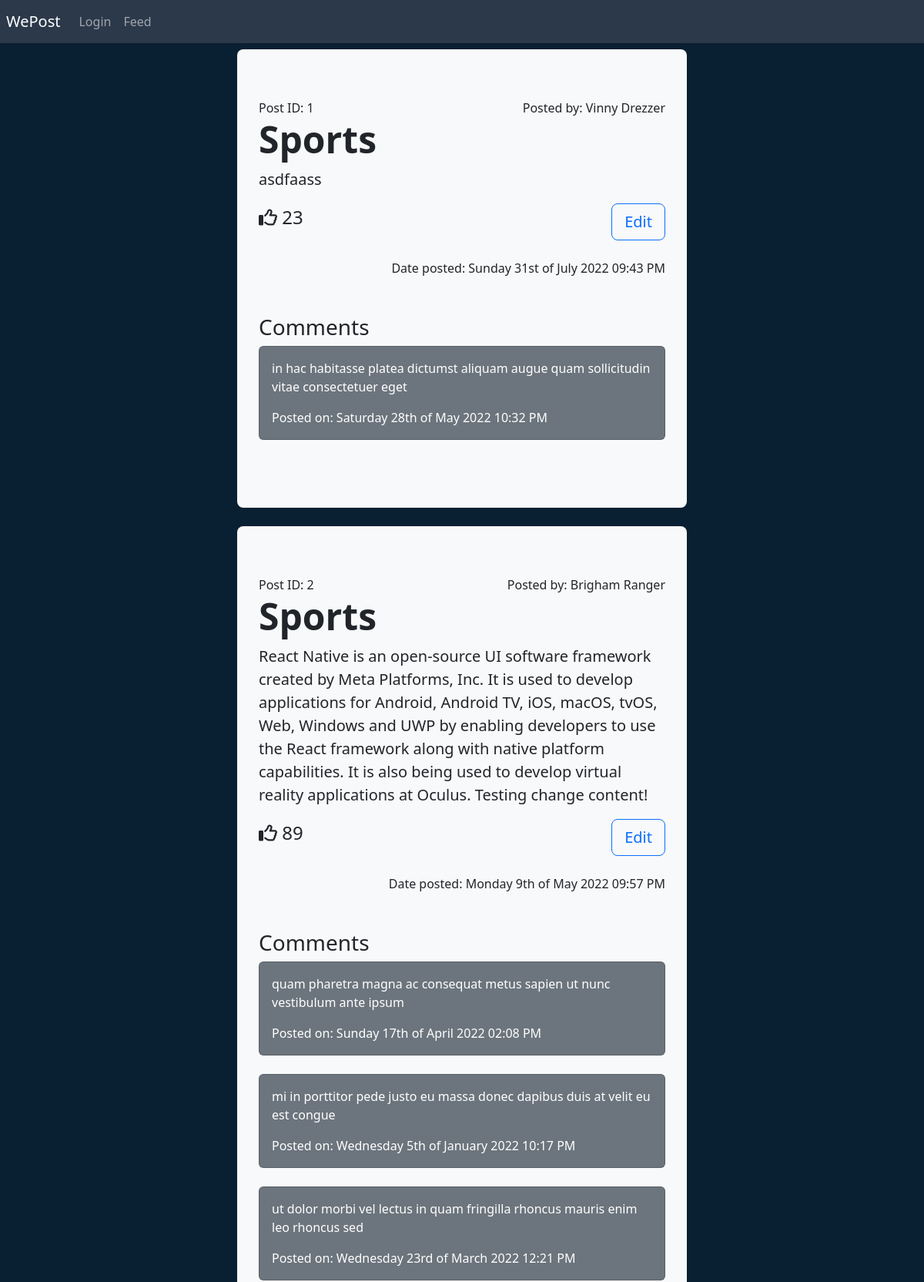
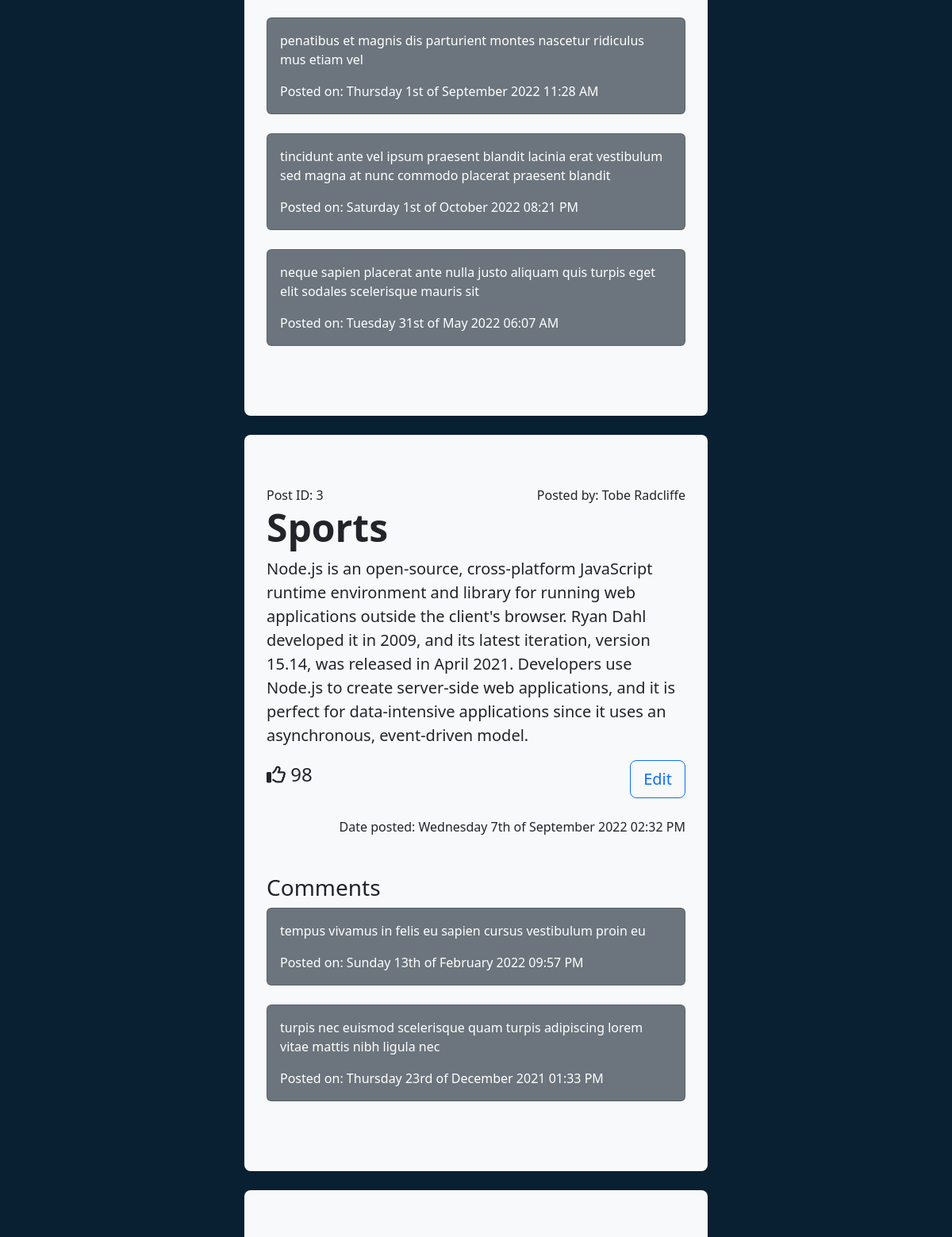
/pages/articles/feed.php (upper part), run on the app's committed database (2 pictures, top to bottom).
### tables this page shows
CREATE TABLE `article_table` (
  `id` INT NOT NULL AUTO_INCREMENT,
  `user_id` INT NOT NULL,
  `title` VARCHAR(50) NOT NULL,
  `content_path` VARCHAR(200) NOT NULL,
  `genre_id_01` INT NOT NULL,
  `genre_id_02` INT,
  `genre_id_03` INT,
  `likes` INT NOT NULL,
  `stores` INT NOT NULL,
  `is_deleted` INT NOT NULL,
  `datetime` DATETIME NOT NULL,
  PRIMARY KEY (`id`),
  FOREIGN KEY (`user_id`) REFERENCES `user_table`(`id`) ON DELETE CASCADE ON UPDATE CASCADE,
  FOREIGN KEY (`genre_id_01`) REFERENCES `genre_table`(`id`) ON DELETE CASCADE ON UPDATE CASCADE,
  FOREIGN KEY (`genre_id_02`) REFERENCES `genre_table`(`id`) ON DELETE CASCADE ON UPDATE CASCADE,
  FOREIGN KEY (`genre_id_03`) REFERENCES `genre_table`(`id`) ON DELETE CASCADE ON UPDATE CASCADE
  );

CREATE TABLE `user_table` (
  `id` INT NOT NULL AUTO_INCREMENT,
  `first_name` VARCHAR(50) NOT NULL,
  `last_name` VARCHAR(50) NOT NULL,
  `email` VARCHAR(50) NOT NULL,
  `password` VARCHAR(200) NOT NULL,
  `gender` VARCHAR(50),
  `age` INT,
  `country` VARCHAR(50),
  `image_path` VARCHAR(200),
  `role` VARCHAR(50) NOT NULL,
  PRIMARY KEY (`id`)
  );

CREATE TABLE `genre_table` (
  `id` INT NOT NULL AUTO_INCREMENT,
  `genre` VARCHAR(50) NOT NULL,
  PRIMARY KEY (`id`)
  );

CREATE TABLE `comment_table` (
  `id` INT NOT NULL AUTO_INCREMENT,
  `user_id` INT NOT NULL,
  `article_id` INT NOT NULL,
  `comment` VARCHAR(200) NOT NULL,
  `datetime` DATETIME NOT NULL,
  PRIMARY KEY (`id`),
  FOREIGN KEY (`user_id`) REFERENCES `user_table`(`id`) ON DELETE CASCADE ON UPDATE CASCADE,
  FOREIGN KEY (`article_id`) REFERENCES `article_table`(`id`) ON DELETE CASCADE ON UPDATE CASCADE
  );

### services/db.php (called while the page is built, shortened)
<?php
class dbServices
{
	private $hostName;
	private $userName;
	private $password;
	private $dbName;
	function __construct($hostName, $userName, $password, $dbName)
	{
		$this->hostName = $hostName;
		$this->userName = $userName;
		$this->password = $password;
		$this->dbName = $dbName;
	}
	function connect()
	{
		$dbcon = new mysqli($this->hostName, $this->userName, $this->password, $this->dbName);
		return $dbcon;
	}
}
?>

### pages/articles/post_articles.php (the view, shortened to what this page needs)
<?php
include("./post_comments.php");
?>
<?php
function generatePost($postInfoArray, $commentsArray = null)
{
    $contentText = readThisFile("../../data/contents/" . $postInfoArray['content_path']);
    $date = new DateTimeImmutable($postInfoArray['datetime']);
    $date = $date->format('l jS \o\f F Y h:i A');
    echo "
        <div class='p-3 mb-4 bg-light rounded-3' id='post_" . $postInfoArray['id'] . "''>
        <form action='" . $_SERVER['PHP_SELF'] . "?e=1&id=" . $postInfoArray['id'] . "' method='post'>
            <div class='container-fluid py-5'>
                <div class='row justify-content-between align-items-center g-2'>
                    <div class='col'>
                        <span>Post ID: " . $postInfoArray['id'] . "</span>
                    </div>
                    <div class='col text-end'>
                        <span>Posted by: " . $postInfoArray['first_name'] . " " . $postInfoArray['last_name'] . "</span>
                    </div>
                </div>
                <article class='row'>
                    <h1 class='display-5 fw-bold'>" . ucfirst($postInfoArray['genre']) . "</h1>
                    <p class='fs-5'>" . $contentText . "</p>
                </article>
                <div class='row justify-content-between g-2'>
                    <div class='col'>
                        <span class='fs-4'><i class='fa-regular fa-thumbs-up'></i> " . $postInfoArray['likes'] . "</span>
                    </div>
                    <div class='col text-end'>
                        <button class='btn btn-outline-primary btn-lg' type='submit'>Edit</button>
                    </div>
                </div>
                <div class='row text-end mt-4'>
                    <span>Date posted: " . $date . "</span>
                </div>
            </form>
                <h3 class='mt-5'>Comments</h3>";
    foreach ($commentsArray as $comment) {
        if ($comment['article_id'] != $postInfoArray['id']) {
            continue;
        } else {
            generateComment($comment);
        }
    }
    echo "
            </div>
        </div>
    ";
}
function readThisFile($fileName)
{
    if (file_exists($fileName)) {
        $file = fopen($fileName, 'r');
        $dataArray = fread($file, filesize($fileName));
        return $dataArray;
    }
    return false;
}
?>

### pages/common/header.php (shortened to what this page needs)
<?php
include("../../services/db.php");
?>
<!doctype html>
<html lang="en">
<head>
	<link href="https://cdn.jsdelivr.net/npm/bootstrap@5.2.1/dist/css/bootstrap.min.css" rel="stylesheet"
>
	<link rel="stylesheet" href="https://cdnjs.cloudflare.com/ajax/libs/font-awesome/6.2.1/css/all.min.css"
 />
</head>
<body>
	<header>
		<nav class="navbar navbar-expand-sm navbar-dark px-2 mb-2" style="background-color: #2C394B;">
			<a class="navbar-brand" href="<?php echo $baseName . "pages/auth/login.php" ?>">WePost</a>
			<div class="collapse navbar-collapse" id="collapsibleNavId">
				<ul class="navbar-nav me-auto mt-2 mt-lg-0">
					<li class="nav-item active" style="display:<?php if (isset($_SESSION['logUser'])) {
						echo "none";
					} else {
						echo "block";
					} ?>;">
						<a class="nav-link" href="<?php echo "../auth/login.php" ?>">Login</a>
					</li>
					<li class="nav-item">
						<a class="nav-link" href="<?php echo "../articles/feed.php" ?>" aria-current="page">Feed</a>
				</ul>
			</div>
		</nav>
	</header>

### pages/articles/feed.php (shortened to what this page needs)
<?php
include("../common/header.php");
include("./post_articles.php");
?>
<?php
$dbSrv = new dbServices($mysql_host, $mysql_username, $mysql_password, $mysql_database);
if ($connected = $dbSrv->connect()) {
    $joinUsers = $connected->query("SELECT a.id,a.content_path,a.genre_id_01,a.genre_id_02,a.genre_id_03,a.likes,a.stores,a.datetime,u.first_name,u.last_name,u.email,g.genre FROM article_table a INNER JOIN user_table u ON u.id = a.user_id INNER JOIN genre_table g ON g.id = a.genre_id_01 ORDER BY `id` ASC");
    $commentsArray = $dbSrv->connect()->query("SELECT `article_id`, `comment`, `datetime` FROM `comment_table`");
    if ($joinUsers) {
        $posts = $joinUsers->fetch_all(MYSQLI_ASSOC);
        $commentsArray = $commentsArray->fetch_all(MYSQLI_ASSOC);
    }
} else {
    echo "problem";
}
?>
<main class="container-fluid mt-2">
    <div class="row justify-content-center align-items-center g-2">
        <div class="col-6">
            <?php
            if (!empty($posts)) {
                foreach ($posts as $post) {
                    generatePost($post, $commentsArray);
                }
            }
            ?>
</main>
<?php include("../common/footer.php") ?>

### pages/articles/post_comments.php
<?php
function generateComment($comment)
{
  $date = new DateTimeImmutable($comment['datetime']);
  $date = $date->format('l jS \o\f F Y h:i A');
  echo "
      <div class='card text-white bg-secondary'>
        <div class='card-body'>
          <p class='card-text'>" . $comment['comment'] . "</p>
          <p class='card-text'>Posted on: " . $date . "</p>
        </div>
      </div>
        <br>
    ";
}
?>

### pages/common/footer.php (shortened to what this page needs)
</body>
</html>

### pages/common/header.php (style rules this page uses)
body { background-color: #082032; }

### data on the page
article_table: id "1", user.first_name "Vinny", user.last_name "Drezzer", genre_id_01.genre "Sports", content_path "asdfaass", likes "23", datetime "Sunday 31st of July 2022 09:43 PM"
comment_table: comment "in hac habitasse platea dictumst aliquam augue quam sollicitudin vitae consectetuer eget", datetime "Saturday 28th of May 2022 10:32 PM"
article_table: id "2", user.first_name "Brigham", user.last_name "Ranger", genre_id_01.genre "Sports", content_path "React Native is an open-source UI software framework created by Meta Platforms, Inc. It is used to develop applications for Android, Android TV, iOS, macOS, tvOS, Web, Windows and UWP by enabling developers to use the React framework along with native platform capabilities. It is also being used to develop virtual reality applications at Oculus. Testing change content!", likes "89", datetime "Monday 9th of May 2022 09:57 PM"
comment_table: comment "quam pharetra magna ac consequat metus sapien ut nunc vestibulum ante ipsum", datetime "Sunday 17th of April 2022 02:08 PM"
comment_table: comment "mi in porttitor pede justo eu massa donec dapibus duis at velit eu est congue", datetime "Wednesday 5th of January 2022 10:17 PM"
comment_table: comment "ut dolor morbi vel lectus in quam fringilla rhoncus mauris enim leo rhoncus sed", datetime "Wednesday 23rd of March 2022 12:21 PM"
comment_table: comment "penatibus et magnis dis parturient montes nascetur ridiculus mus etiam vel", datetime "Thursday 1st of September 2022 11:28 AM"
comment_table: comment "tincidunt ante vel ipsum praesent blandit lacinia erat vestibulum sed magna at nunc commodo placerat praesent blandit", datetime "Saturday 1st of October 2022 08:21 PM"
comment_table: comment "neque sapien placerat ante nulla justo aliquam quis turpis eget elit sodales scelerisque mauris sit", datetime "Tuesday 31st of May 2022 06:07 AM"
article_table: id "3", user.first_name "Tobe", user.last_name "Radcliffe", genre_id_01.genre "Sports", content_path "Node.js is an open-source, cross-platform JavaScript runtime environment and library for running web applications outside the client's browser. Ryan Dahl developed it in 2009, and its latest iteration, version 15.14, was released in April 2021. Developers use Node.js to create server-side web applications, and it is perfect for data-intensive applications since it uses an asynchronous, event-driven model.", likes "98", datetime "Wednesday 7th of September 2022 02:32 PM"
comment_table: comment "tempus vivamus in felis eu sapien cursus vestibulum proin eu", datetime "Sunday 13th of February 2022 09:57 PM"
comment_table: comment "turpis nec euismod scelerisque quam turpis adipiscing lorem vitae mattis nibh ligula nec", datetime "Thursday 23rd of December 2021 01:33 PM"
